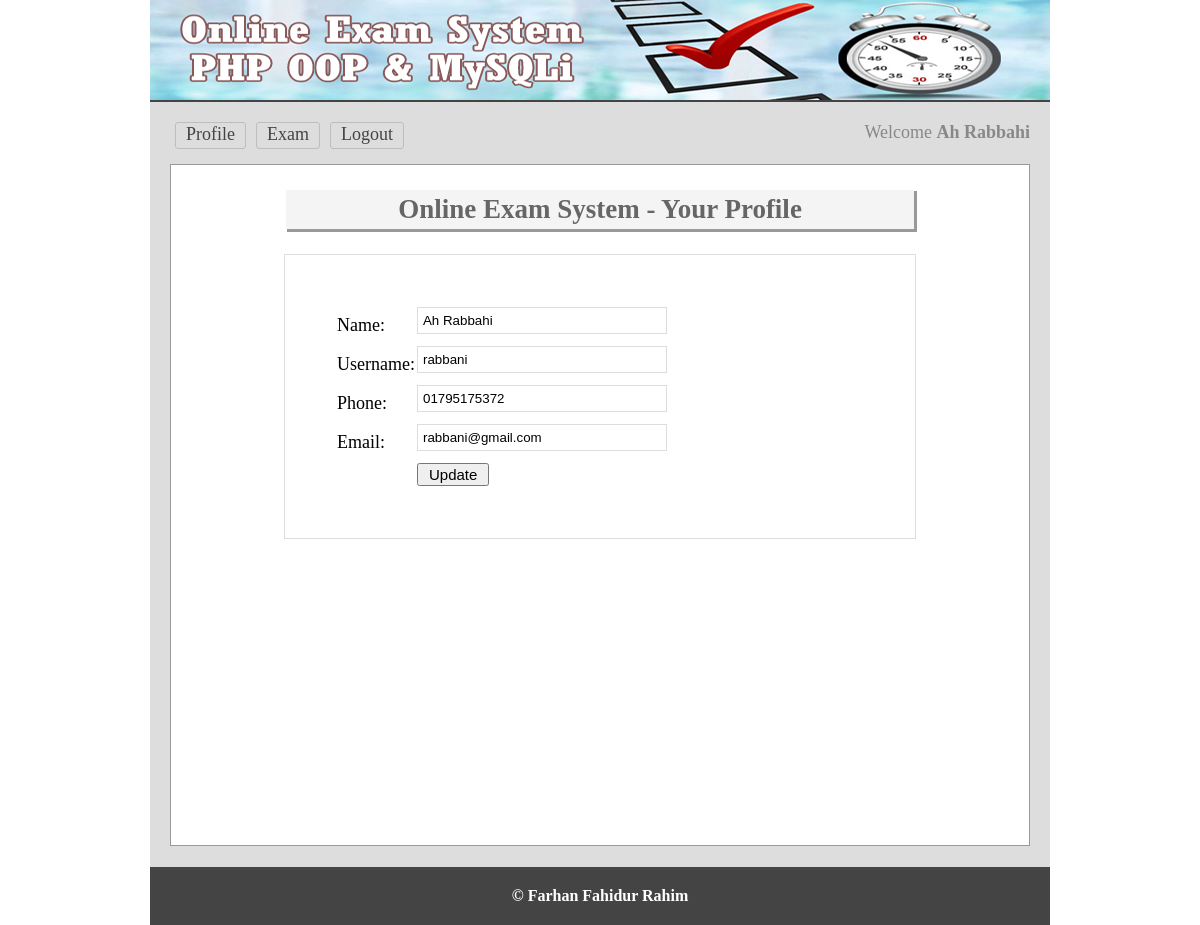
The page /profile.php (signed in) on the database its author committed.
### tables this page shows
CREATE TABLE `tbl_user` (
  `userId` int(11) NOT NULL,
  `name` varchar(25) NOT NULL,
  `username` varchar(25) NOT NULL,
  `phone` varchar(14) NOT NULL,
  `email` varchar(25) NOT NULL,
  `password` varchar(32) NOT NULL,
  `status` int(11) NOT NULL DEFAULT 0
);

### lib/Database.php (called while the page is built, shortened)
<?php
Class Database{
	public $host   = DB_HOST;
	public $user   = DB_USER;
	public $pass   = DB_PASS;
	public $dbname = DB_NAME;
	public $link;
	private function connectDB(){
	$this->link = new mysqli($this->host, $this->user, $this->pass, $this->dbname);
 }
	public function select($query){
		$result = $this->link->query($query) or die($this->link->error.__LINE__);
		if($result->num_rows > 0){
			return $result;
		} else {
			return false;
		}
	}
}

### lib/Session.php (called while the page is built, shortened)
<?php
class Session{
	 public static function get($key){
	 	if (isset($_SESSION[$key])) {
	 		return $_SESSION[$key];
	 	} else {
	 		return false;
	 	}
	 }
}
?>

### controller/User.php (called while the page is built, shortened)
<?php
	$filepath = realpath(dirname(__FILE__));
	include_once($filepath.'/../lib/Session.php');
	include_once($filepath.'/../lib/Database.php');
	class User
	{
		private $db;
		public function __construct()
		{
			$this->db= new Database();
		}
		public function getUserData($userid)
		{
			$query="SELECT * FROM tbl_user WHERE userId='$userid'";
			$result=$this->db->select($query);
			return $result;
		}
	}
?>

### profile.php (the view, shortened to what this page needs)
<?php include 'inc/header.php'; ?>
<?php
	$userid=Session::get("userId");
?>
<div class="main">
<h1>Online Exam System - Your Profile</h1>
<div class="profile">
	<form action="" method="post">
	<?php
		$profileData=$usr->getUserData($userid);
		if ($profileData) {
			$result=$profileData->fetch_assoc();
	?>
		<table class="tbl">
			 <tr>
			   <td>Name:</td>
			   <td><input type="text" name="name" id="name" value="<?php echo $result['name'];?>"></td>
			 </tr>
			 <tr>
			   <td>Username:</td>
			   <td><input type="text" name="username" id="username" value="<?php echo $result['username'];?>"></td>
			 </tr>
			 <tr>
			   <td>Phone:</td>
			   <td><input type="number" name="phone" id="phone" value="<?php echo $result['phone'];?>"></td>
			 </tr>
			 <tr>
			   <td>Email:</td>
			   <td><input type="email" name="email" id="email" value="<?php echo $result['email'];?>"></td>
			 </tr>
			  <tr>
			  <td></td>
			   <td><input type="submit" id="profileUpdate" value="Update">
			   </td>
			 </tr>
       </table>
   	<?php } ?>
	   </form>
</div>
</div>
<?php include 'inc/footer.php'; ?>

### css/main.css (style rules this page uses)
* { margin:0;padding:0;outline:none }
body { font-family:verdana }
input[type="text"], input[type="password"],input[type="email"],input[type="number"] { border: 1px solid #ddd; margin-bottom: 10px; padding: 5px; width: 238px; }
input[type="submit"] { cursor: pointer; font-size: 15px; padding: 1px 10px; }
.main { background: #fff none repeat scroll 0 0; border: 1px solid #999; margin-top: 10px; min-height: 650px; padding: 15px; width: 828px; }
.main h1 { background: #f4f4f4 none repeat scroll 0 0; box-shadow: 2px 2px 0 1px #999; color: #666; margin: 10px auto 25px; padding: 4px; text-align: center; width: 620px; }

### profile.php (style rules this page uses)
.profile { width: 530px;margin: 0 auto;border: 1px solid #ddd; padding: 50px; }

### rows shown on the page
tbl_user: name "Ah Rabbahi", username "rabbani", phone "01795175372", email "rabbani@gmail.com"

### other values the page prints
Session::get("name") "Ah Rabbahi"
